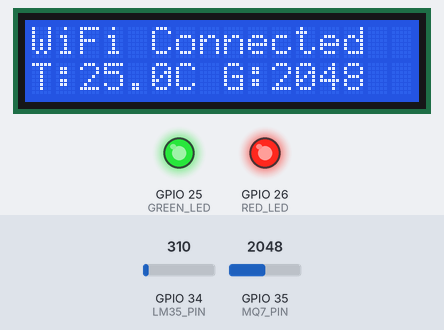
Recording of a sketch running on a simulated ESP32. On the bench: 16×2 character LCD, output pins drawn as LEDs (lit = HIGH). The inputs (shaded band) are chosen by the test bench; at power-on: GPIO 35 (MQ7_PIN) = 2048, GPIO 34 (LM35_PIN) = 310. WiFi joins after 1.5 s; servers stay silent unless stated; random numbers use the default seed unless the sketch sets one; no MQTT or app messages arrive unless stated; what the sketch prints to the serial monitor is not drawn.

Above: at 4.3 s.
4.4 s: GPIO 35 (MQ7_PIN) set to 531
At 6.8 s:
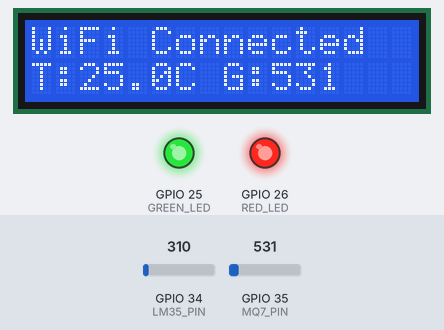
8.2 s: GPIO 35 (MQ7_PIN) set to 482
At 9.7 s:
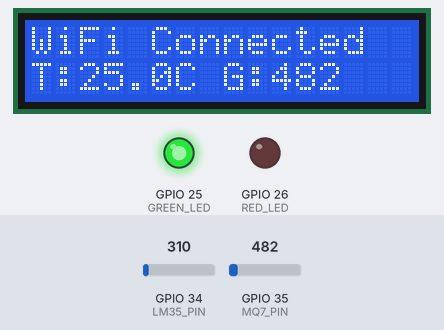
12.0 s: GPIO 34 (LM35_PIN) set to 372
At 12.7 s:
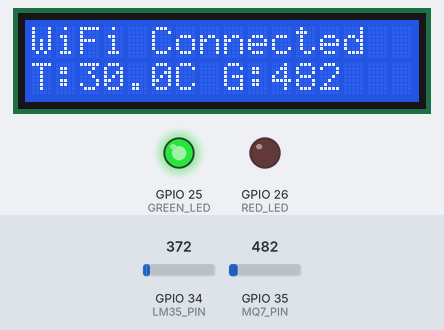
15.8 s: GPIO 34 (LM35_PIN) set to 434
At 18.6 s:
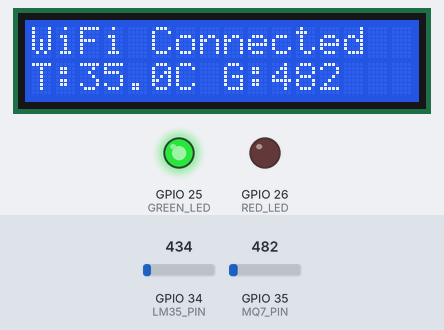
19.7 s: GPIO 35 (MQ7_PIN) set to 491
At 22.7 s:
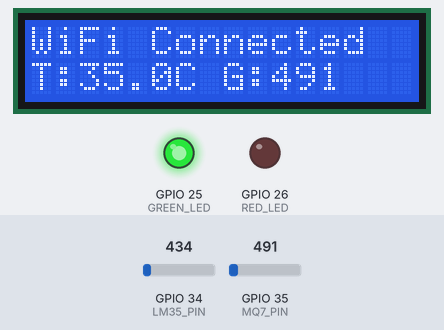
23.5 s: GPIO 34 (LM35_PIN) set to 527
At 25.7 s:
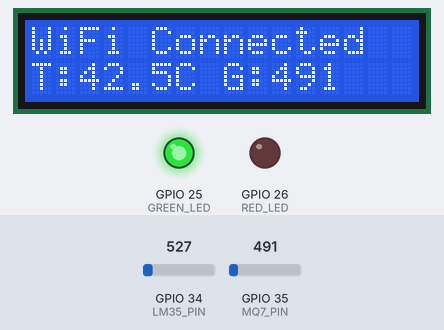
Timing chart, 0 to 27.2 s (numbered marks = the images above; inputs shaded):
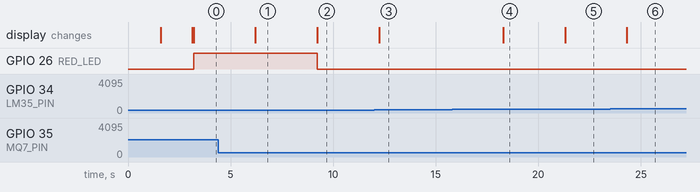

Measured:
- the behaviour switches between 501 and 500 on GPIO 35 (MQ7_PIN) (found by bisection; images 1 and 2)
- after the input at 4.4 s, the display: changes after 1.8 s (image 1)
- after the input at 8.2 s, GPIO 26 (RED_LED): HIGH → LOW after 1.0 s; the display: changes after 1.0 s (image 2)
- after the input at 12.0 s, the display: changes after 0.25 s (image 3)
- after the input at 15.8 s, the display: changes after 2.5 s (image 4)
- after the input at 19.7 s, the display: changes after 1.6 s (image 5)
- after the input at 23.5 s, the display: changes after 0.82 s (image 6)

The sketch:

wifi.ino
```cpp
#include <WiFi.h>
#include <PubSubClient.h>
#include <Wire.h>
#include <LiquidCrystal_I2C.h>

// ============================
// Wi-Fi & MQTT CONFIGURATION
// ============================
const char* ssid = "Dora";       // Your Wi-Fi SSID (use phone hotspot for testing)
const char* password = "dora@2003ss";   // Your Wi-Fi password

// ✅ Public MQTT broker (no authentication)
const char* mqtt_server = "broker.hivemq.com";
const int mqtt_port = 1883;  // Default MQTT port

WiFiClient espClient;
PubSubClient client(espClient);

// ============================
// Pin Definitions
// ============================
#define LM35_PIN 34
#define MQ7_PIN 35
#define GREEN_LED 25
#define RED_LED 26

// ============================
// Objects
// ============================
LiquidCrystal_I2C lcd(0x27, 16, 2);

// ============================
// MQTT RECONNECT FUNCTION
// ============================
void reconnectMQTT() {
  while (!client.connected()) {
    Serial.print("Attempting MQTT connection...");
    String clientId = "ESP32Client-" + String(random(0xffff), HEX);
    if (client.connect(clientId.c_str())) {
      Serial.println("connected");
      client.publish("esp32/status", "ESP32 connected");
    } else {
      Serial.print("failed, rc=");
      Serial.print(client.state());
      Serial.println(" trying again in 5 seconds...");
      delay(5000);
    }
  }
}

// ============================
// SETUP
// ============================
void setup() {
  Serial.begin(115200);

  // LCD
  lcd.init();
  lcd.backlight();
  lcd.print("Starting...");
  delay(1500);
  lcd.clear();

  // Pins
  pinMode(GREEN_LED, OUTPUT);
  pinMode(RED_LED, OUTPUT);
  digitalWrite(GREEN_LED, LOW);
  digitalWrite(RED_LED, LOW);

  // ============================
  // Wi-Fi INIT with timeout
  // ============================
  WiFi.mode(WIFI_STA);
  WiFi.begin(ssid, password);
  lcd.setCursor(0,0);
  lcd.print("WiFi Connecting");
  Serial.print("Connecting to WiFi");

  const unsigned long WIFI_TIMEOUT = 40000; // 40 seconds
  unsigned long startAttemptTime = millis();

  while (WiFi.status() != WL_CONNECTED && millis() - startAttemptTime < WIFI_TIMEOUT) {
    delay(500);
    Serial.print(".");
  }

  if (WiFi.status() == WL_CONNECTED) {
    lcd.clear();
    lcd.print("WiFi Connected");
    Serial.println("\nWiFi connected, IP: " + WiFi.localIP().toString());
    digitalWrite(GREEN_LED, HIGH);

    // Simple internet connectivity test
    IPAddress testIP;
    if (WiFi.hostByName("google.com", testIP)) {
      Serial.println("Internet connection: OK");
      lcd.setCursor(0,1);
      lcd.print("Internet OK    ");
    } else {
      Serial.println("Internet connection: FAILED");
      lcd.setCursor(0,1);
      lcd.print("Internet FAIL  ");
      digitalWrite(RED_LED, HIGH);
    }

  } else {
    lcd.clear();
    lcd.print("WiFi Failed");
    Serial.println("\nFailed to connect WiFi");
    digitalWrite(RED_LED, HIGH);
  }

  // MQTT INIT
  client.setServer(mqtt_server, mqtt_port);
}

// ============================
// MAIN LOOP
// ============================
void loop() {
  // Only try MQTT if Wi-Fi connected
  if (WiFi.status() == WL_CONNECTED) {
    if (!client.connected()) reconnectMQTT();
    client.loop();
  }

  // Read sensors
  int gasValue = analogRead(MQ7_PIN);
  int rawValue = analogRead(LM35_PIN);
  float voltage = (rawValue * 3.3) / 4095.0;
  float temperature = voltage / 0.01;  // LM35: 10mV/°C

  // LCD Display
  lcd.setCursor(0,1);
  lcd.print("T:");
  lcd.print(temperature,1);
  lcd.print("C ");
  lcd.setCursor(8,1);
  lcd.print("G:");
  lcd.print(gasValue);
  lcd.print("   ");

  // MQTT Publish to separate topics
  if (WiFi.status() == WL_CONNECTED && client.connected()) {
    char tempStr[16];
    char gasStr[16];

    snprintf(tempStr, sizeof(tempStr), "%.1f", temperature);
    snprintf(gasStr, sizeof(gasStr), "%d", gasValue);

    client.publish("wsn/air-quality/temperature", tempStr);
    client.publish("wsn/air-quality/gas", gasStr);
  }

  // LED alert for high gas
  if (gasValue > 500) {
    digitalWrite(RED_LED, HIGH);
    if (WiFi.status() == WL_CONNECTED && client.connected()) {
      client.publish("esp32/alerts", "Gas Level HIGH!");
    }
  } else {
    digitalWrite(RED_LED, LOW);
  }

  // Serial output
  Serial.print("Temp: ");
  Serial.print(temperature,1);
  Serial.print("°C | Gas: ");
  Serial.println(gasValue);

  delay(3000);
}
```
